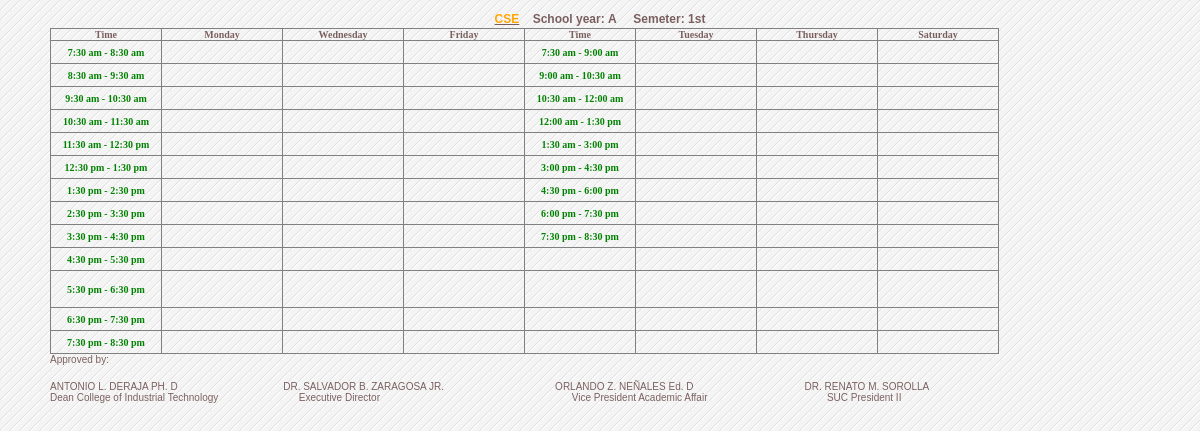
Page /preview1.php on the committed database.
### tables this page shows
CREATE TABLE `schedule` (
  `schedule_id` int(11) NOT NULL,
  `semester` varchar(10) NOT NULL,
  `sy` varchar(20) NOT NULL,
  `CYS` varchar(100) NOT NULL,
  `subject` varchar(50) NOT NULL,
  `teacher` varchar(50) NOT NULL,
  `room` varchar(20) NOT NULL,
  `day` varchar(100) NOT NULL,
  `time` varchar(20) NOT NULL,
  `time_end` varchar(50) NOT NULL,
  `type` varchar(20) NOT NULL,
  `day1` varchar(20) NOT NULL
);

### preview1.php (the view, shortened to what this page needs)
<?php include('dbcon.php');
include('header.php');
 ?>
 <div class="wrapper_print">
 <?php
$semester=$_POST['semester'];
$sy=$_POST['sy'];
$search_query_all=mysqli_query($conn,"select * from schedule where CYS like '%$CYS%' and semester like '%$semester%' and sy like '%$sy%'")or die(mysqli_error());
$search_query1=mysqli_query($conn,"select * from schedule where CYS like '%$CYS%' and semester like '%$semester%' and sy like '%$sy%'")or die(mysqli_error());
$row=mysqli_fetch_assoc($search_query1);
?>
 <u>
<h5 align="center">
 <font color="Orange"><?php echo $row['CYS'];  ?></font></u>&nbsp;&nbsp;&nbsp;&nbsp;School year:&nbsp;<?php echo $row['sy']; ?>&nbsp;&nbsp;&nbsp;&nbsp;
Semeter:&nbsp;<?php echo $row['semester']; ?>
<table border="1">
  <thead>
    <tr>
      <th><font size="1">Time</font></th>
      <th><font size="1">Monday</font></th>
      <th><font size="1">Wednesday</font></th>
      <th><font size="1">Friday</font></th>
      <th><font size="1">Time</font></th>
      <th><font size="1">Tuesday</font></th>
      <th><font size="1">Thursday</font></th>
      <th><font size="1">Saturday</font></th>
    </tr>
  </thead>
  <tbody>
    <tr>
      <td width="110" align="center">
	   <font size="1">
	  <b><font color="green">7:30 am - 8:30 am</b>
	 </font>
	 </td>
      <td width="120">
	  </td>
	   <td width="120">
	 </td>
	    <td width="120">
	  </td>
	    <td width="110" align="center">
		 <font size="1" color="green">
		<b>7:30 am - 9:00 am</b>
		</font>
		</td>
	    <td width="120">
		</td>
	    <td width="120">
		</td>
	    <td width="120"></td>
	  </tr>
	   <tr>
      <td width="110" align="center">
	   <font size="1" color="green">
	  <b>8:30 am - 9:30 am</b>
	 </font>
	 </td>
      <td width="120">
	  </td>
	   <td width="120">
	 </td>
	    <td width="120">
	  </td>
	    <td width="70" align="center">
		 <font size="1" color="green">
		<b>9:00 am - 10:30 am</b>
		</font>
		</td>
	    <td width="120">
		</td>
	    <td width="120">
		</td>
	    <td width="120"></td>
	  </tr>
	     <tr>
      <td width="70" align="center">
	   <font size="1" color="green">
	  <b>9:30 am - 10:30 am</b>
	 </font>
	 </td>
      <td width="120">
	  </td>
	   <td width="120">
	 </td>
	    <td width="120">
	  </td>
	    <td width="70" align="center">
		 <font size="1" color="green">
		<b>10:30 am - 12:00 am</b>
		</font>
		</td>
	    <td width="120">
		</td>
	    <td width="120">
		</td>
	    <td width="120"></td>
	  </tr>
	     <tr>
      <td width="70" align="center">
	   <font size="1" color="green">
	  <b>10:30 am - 11:30 am</b>
	 </font>
	 </td>
      <td width="120">
	  </td>
	   <td width="120">
	 </td>
	    <td width="120">
	  </td>
	    <td width="70" align="center">
		 <font size="1" color="green">
		<b>12:00 am - 1:30 pm</b>
		</font>
		</td>
	    <td width="120">
		</td>
	    <td width="120">
		</td>
	    <td width="120"></td>
	  </tr>
	   <tr>
      <td width="70" align="center">
	   <font size="1" color="green">
	  <b>11:30 am - 12:30 pm</b>
	 </font>
	 </td>
      <td width="120">
	  </td>
	   <td width="120">
	 </td>
	    <td width="120">
	  </td>
	    <td width="70" align="center">
		 <font size="1" color="green">
		<b>1:30 am - 3:00 pm</b>
		</font>
		</td>
	    <td width="120">
		</td>
	    <td width="120">
		</td>
	    <td width="120"></td>
	  </tr>
	  <tr>
      <td width="70" align="center">
	  <font size="1" color="green">
	  <b>12:30 pm - 1:30 pm</b>
	 </font>
	</td>
     <td width="120">
	  </td>
	   <td width="120">
	 </td>
	    <td width="120">
	  </td>
      <td width="70" align="center">
	  <font size="1" color="green">
	  <b>3:00 pm - 4:30 pm</b>
		</font>
	  </td>
      <td width="120">
	  </td>
      <td width="120">
	  </td>
      <td width="120"></td>
	  </tr>
	  <tr>
      <td width="70" align="center">
	   <font size="1" color="green">
	  <b>1:30 pm - 2:30 pm</b>
	 </font>
	</td>
 <td width="120">
	  </td>
	   <td width="120">
	 </td>
	    <td width="120">
	  </td>
      <td width="70" align="center">
	  <font size="1" color="green">
	   <b>4:30 pm - 6:00 pm</b>
		</font>
	  </td>
      <td width="120">
	  </td>
      <td width="120">
	  </td>
      <td width="120"></td>
	  </tr>
	  	          <tr>
      <td width="70" align="center">
	  <font size="1" color="green">
	  <b>2:30 pm - 3:30 pm</b>
	 </font>
	</td>
 <td width="120">
	  </td>
	   <td width="120">
	 </td>
	    <td width="120">
	  </td>
      <td width="70" align="center">
	  <font size="1" color="green">
	   <b>6:00 pm - 7:30 pm</b>
		</font>
	  </td>
      <td width="120">
	  </td>
      <td width="120">
	  </td>
      <td width="120"></td>
	  </tr>
	  	          <tr>
      <td width="70" align="center">
	  <font size="1" color="green">
	  <b>3:30 pm - 4:30 pm</b>
	 </font>
	</td>
 <td width="120">
	  </td>
	   <td width="120">
	 </td>
	    <td width="120">
	  </td>
      <td width="70" align="center">
	  <font size="1" color="green">
	    <b>7:30 pm - 8:30 pm</b>
		</font>
	  </td>
      <td width="120">
	  </td>
      <td width="120">
	  </td>
      <td width="120"></td>
	  </tr>
	  	          <tr>
      <td width="70" align="center">
	  <font size="1" color="green">
	  <b>4:30 pm - 5:30 pm</b>
	 </font>
	</td>
     <td width="120">
	  </td>
	   <td width="120">
	 </td>
	    <td width="120">
	  </td>
      <td width="70"></td>
      <td width="120"></td>
      <td width="120"></td>
      <td width="120"></td>
	  </tr>
	  	          <tr>
      <td width="70" align="center">
	  <font size="1" color="green">
	  <b>5:30 pm - 6:30 pm</b>
	 </font>
	</td>
   <td width="120">
	  </td>
	   <td width="120">
	 </td>
	    <td width="120">
	  	  <?php
	 echo '<br>';
	 echo '<br>';
	  ?>
	  </td>
      <td width="70"></td>
      <td width="120"></td>
      <td width="120"></td>
      <td width="120"></td>
	  </tr>
	  	  	          <tr>
      <td width="70" align="center">
	  <font size="1" color="green">
	  <b>6:30 pm - 7:30 pm</b>
	 </font>
	</td>
    <td width="120">
	  </td>
	   <td width="120">
	 </td>
	    <td width="120">
	  </td>
      <td width="70"></td>
      <td width="120"></td>
      <td width="120"></td>
      <td width="120"></td>
	  </tr>
	  	  	          <tr>
      <td width="70" align="center">
	  <font size="1" color="green">
	  <b>7:30 pm - 8:30 pm</b>
	 </font>
	</td>
  <td width="120">
	  </td>
	   <td width="120">
	 </td>
	    <td width="120">
	  </td>
      <td width="70"></td>
      <td width="120"></td>
      <td width="120"></td>
      <td width="120"></td>
	  </tr>
  </tbody>
  </table>
<font size="1">Approved by:</font>
<br>
<br>
<font size="1">ANTONIO L. DERAJA PH. D
&nbsp;&nbsp;&nbsp;&nbsp;&nbsp;&nbsp;&nbsp;&nbsp;&nbsp;&nbsp;&nbsp;&nbsp;
&nbsp;&nbsp;&nbsp;&nbsp;&nbsp;&nbsp;&nbsp;
&nbsp;&nbsp;&nbsp;&nbsp;&nbsp;&nbsp;&nbsp;
&nbsp;&nbsp;&nbsp;&nbsp;&nbsp;&nbsp;&nbsp;
DR. SALVADOR B. ZARAGOSA JR.
&nbsp;&nbsp;&nbsp;&nbsp;&nbsp;&nbsp;&nbsp;&nbsp;&nbsp;&nbsp;&nbsp;&nbsp;
&nbsp;&nbsp;&nbsp;&nbsp;&nbsp;&nbsp;&nbsp;&nbsp;&nbsp;&nbsp;&nbsp;&nbsp;
&nbsp;&nbsp;&nbsp;&nbsp;&nbsp;&nbsp;&nbsp;&nbsp;&nbsp;&nbsp;&nbsp;&nbsp;
ORLANDO Z. NEÑALES Ed. D
&nbsp;&nbsp;&nbsp;&nbsp;&nbsp;&nbsp;&nbsp;&nbsp;&nbsp;&nbsp;&nbsp;&nbsp;
&nbsp;&nbsp;&nbsp;&nbsp;&nbsp;&nbsp;&nbsp;&nbsp;&nbsp;&nbsp;&nbsp;&nbsp;
&nbsp;&nbsp;&nbsp;&nbsp;&nbsp;&nbsp;&nbsp;&nbsp;&nbsp;&nbsp;&nbsp;&nbsp;
DR. RENATO M. SOROLLA
</font>
<br>
<font size="1">Dean College of Industrial Technology
&nbsp;&nbsp;&nbsp;&nbsp;&nbsp;&nbsp;&nbsp;&nbsp;&nbsp;&nbsp;&nbsp;&nbsp;
&nbsp;&nbsp;&nbsp;&nbsp;&nbsp;&nbsp;&nbsp;&nbsp;&nbsp;&nbsp;&nbsp;&nbsp;
&nbsp;
Executive Director
&nbsp;&nbsp;&nbsp;&nbsp;&nbsp;&nbsp;&nbsp;&nbsp;&nbsp;&nbsp;&nbsp;&nbsp;
&nbsp;&nbsp;&nbsp;&nbsp;&nbsp;&nbsp;&nbsp;&nbsp;&nbsp;&nbsp;&nbsp;&nbsp;
&nbsp;&nbsp;&nbsp;&nbsp;&nbsp;&nbsp;&nbsp;&nbsp;&nbsp;&nbsp;&nbsp;&nbsp;
&nbsp;&nbsp;&nbsp;&nbsp;&nbsp;&nbsp;&nbsp;&nbsp;&nbsp;&nbsp;
&nbsp;&nbsp;&nbsp;&nbsp;&nbsp;&nbsp;&nbsp;&nbsp;&nbsp;&nbsp;
&nbsp;&nbsp;&nbsp;&nbsp;&nbsp;&nbsp;
Vice President Academic  Affair
&nbsp;&nbsp;&nbsp;&nbsp;&nbsp;&nbsp;&nbsp;&nbsp;&nbsp;&nbsp;&nbsp;&nbsp;
&nbsp;&nbsp;&nbsp;&nbsp;&nbsp;&nbsp;&nbsp;&nbsp;&nbsp;&nbsp;&nbsp;&nbsp;
&nbsp;&nbsp;&nbsp;&nbsp;&nbsp;&nbsp;&nbsp;&nbsp;&nbsp;&nbsp;&nbsp;&nbsp;
&nbsp;&nbsp;
SUC President II
  </div>
  </html>

### admin/css/style.css (style rules this page uses)
* { margin:0; padding:0; }
.wrapper_print { width:1100px; margin:10px auto; min-height:550px; }

### rows in the picture
schedule: CYS "CSE", sy "A", semester "1st"
